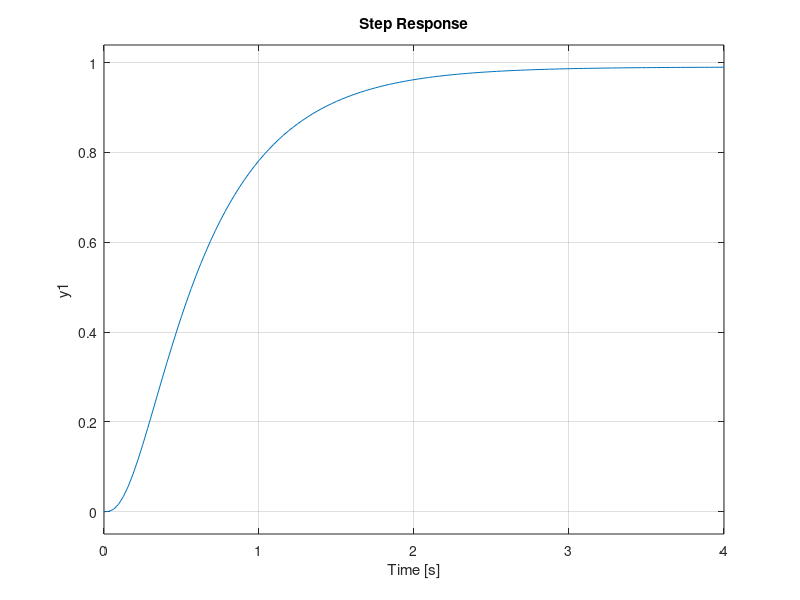

The MATLAB script that drew this image: (Note: this script raises an error after producing the figure.)
%% Q1
sys = tf([200],[1 22 141 202]);
p = pole(sys)
figure();
step(sys);

%% Q2 
kp = 119;
kd = 700;
ki = 40;


sys2 = tf([10*kd+kp 10*kp+ki 10*ki],[1 71 kd+1070 100+10*kd+kp 10*kp+ki 10*ki])
[y,t]=step(sys2);
stepinfo(sys2)
figure();
plot(t,y);hold on;
xlabel('time[s]')
ylabel('Response[m]')
final_val = y(end)
% plot(t,final_val);





%% Q3

global a b D miu y Kc Ko C A B;

A = [0,0,1,0;0,0,0,1;0,1,-3,0;0,2,-3,0]
B = [0;0;1;1]
a = 1; 
b =1 ;
D =1 ;
C = [39.3701 0 0 0];
miu=3;
y =2;
Q = [100,0,0,0;
     0,5,0,0;
     0,0,100,0;
     0,0,0,5]
R = 15;

[Kc,S,P] = lqr(A,B,Q,R);
time = [0:0.01:10];
% p = [ -20  ,-21, -22,-23];
p = [ -20  ,-21, -10+0.2i,-10-0.2i];

Ko = place(A',C',p)'

v = 20*square(1/100*2*pi*time);
x0 = [0;0;0;0;0;0;0;0];
[t,xt] = ode45(@SS_state_tracking_v2,time,x0);
xt= xt*39.3701;

figure()
plot(time,xt(:,1:4))
title('state vs time')
xlabel('time[s]')
ylabel('System Responses')


figure()
plot(time,xt(:,1));hold on;
plot(time,v)
legend('Actual Output','Desired Ouput' )
xlabel('time[s]')
ylabel('System Response[m]')

